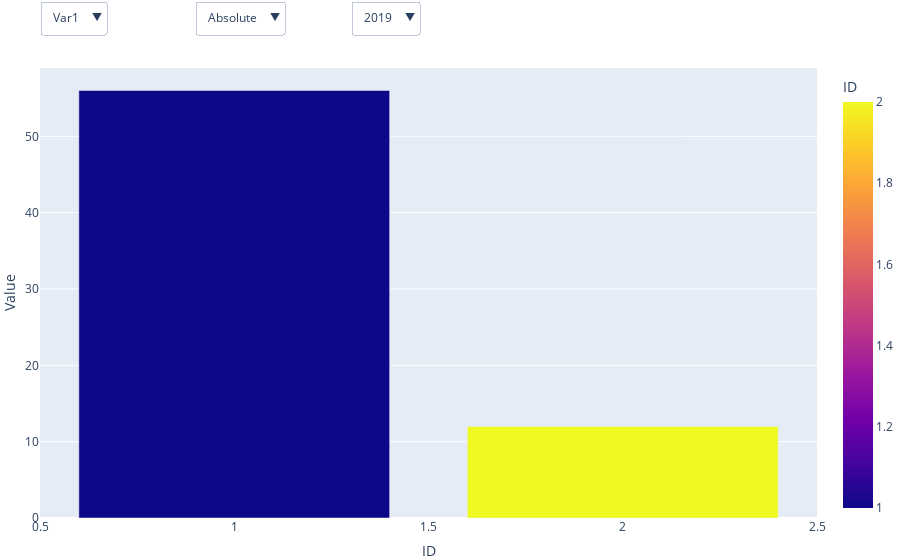

Notebook code cell kept with this figure:
### Code cell
import plotly.express as px
import pandas as pd
import plotly.graph_objects as go

# Sample data
data = {
    'ID': [1, 1, 1, 1, 1, 1, 1, 1, 2, 2, 2, 2, 2, 2, 2, 2],
    'Variable': ['Var1', 'Var1', 'Var2', 'Var2', 'Var1', 'Var1', 'Var2', 'Var2',
                 'Var1', 'Var1', 'Var2', 'Var2', 'Var1', 'Var1', 'Var2', 'Var2'],
    'Dimension': ['Absolute', 'Relative', 'Absolute', 'Relative',
                  'Absolute', 'Relative', 'Absolute', 'Relative',
                  'Absolute', 'Relative', 'Absolute', 'Relative',
                  'Absolute', 'Relative', 'Absolute', 'Relative'],
    'Year': [2019, 2019, 2019, 2019, 2020, 2020, 2020, 2020,
             2019, 2019, 2019, 2019, 2020, 2020, 2020, 2020],
    'Value': [56, 76, 34, 90, 12, 32, 40, 80, 12, 19, 23, 30, 50, 40, 20, 25]
}

df = pd.DataFrame(data)

def create_bar_plot(data, variable, dimension, year):
    filtered_data = data[(data['Variable'] == variable) & 
                         (data['Dimension'] == dimension) & 
                         (data['Year'] == year)]
    
    fig = px.bar(
        filtered_data,
        x='ID',
        y='Value',
        color='ID',
        barmode='group'
    )
    
    fig.update_layout(margin={"r":0,"t":0,"l":0,"b":0})
    return fig

# Initial plot
fig = create_bar_plot(df, 'Var1', 'Absolute', 2019)

# Dropdown buttons
variables = [{'label': str(var), 'method': 'update', 'args': [
                {'y': [df[(df['Variable'] == var) & 
                          (df['Dimension'] == 'Absolute') & 
                          (df['Year'] == 2019)].sort_values(['ID'])['Value'].tolist()]},
                {'title': f'Variable: {var}'}
]} for var in df['Variable'].unique()]

dimensions = [{'label': str(dim), 'method': 'update', 'args': [
                {'y': [df[(df['Variable'] == 'Var1') & 
                          (df['Dimension'] == dim) & 
                          (df['Year'] == 2019)].sort_values(['ID'])['Value'].tolist()]},
                {'title': f'Dimension: {dim}'}
]} for dim in df['Dimension'].unique()]

years = [{'label': str(year), 'method': 'update', 'args': [
                {'y': [df[(df['Variable'] == 'Var1') & 
                          (df['Dimension'] == 'Absolute') & 
                          (df['Year'] == year)].sort_values(['ID'])['Value'].tolist()]},
                {'title': f'Year: {year}'}
]} for year in df['Year'].unique()]


# Add dropdowns to layout
fig.update_layout(
    updatemenus=[
        {'buttons': variables,
         'direction': 'down',
         'showactive': True,
         'x': 0.0,
         'xanchor': 'left',
         'y': 1.15,
         'yanchor': 'top'},
        
        {'buttons': dimensions,
         'direction': 'down',
         'showactive': True,
         'x': 0.2,
         'xanchor': 'left',
         'y': 1.15,
         'yanchor': 'top'},
        
        {'buttons': years,
         'direction': 'down',
         'showactive': True,
         'x': 0.4,
         'xanchor': 'left',
         'y': 1.15,
         'yanchor': 'top'}
    ]
)

# Show figure
fig.show()

### Figure 1 — Plotly figure (JSON) as saved in the notebook; plotly's stock layout.template omitted (floating-point values rounded to 4 significant figures)
{"data": [{"alignmentgroup": "True", "hovertemplate": "ID=%{marker.color}<br>Value=%{y}<extra></extra>", "legendgroup": "", "marker": {"color": [1, 2], "coloraxis": "coloraxis", "pattern": {"shape": ""}}, "name": "", "offsetgroup": "", "orientation": "v", "showlegend": false, "textposition": "auto", "type": "bar", "x": [1, 2], "xaxis": "x", "y": [56, 12], "yaxis": "y"}], "layout": {"barmode": "group", "coloraxis": {"colorbar": {"title": {"text": "ID"}}, "colorscale": [[0, "#0d0887"], [0.1111, "#46039f"], [0.2222, "#7201a8"], [0.3333, "#9c179e"], [0.4444, "#bd3786"], [0.5556, "#d8576b"], [0.6667, "#ed7953"], [0.7778, "#fb9f3a"], [0.8889, "#fdca26"], [1, "#f0f921"]]}, "legend": {"tracegroupgap": 0}, "margin": {"b": 0, "l": 0, "r": 0, "t": 0}, "updatemenus": [{"buttons": [{"args": [{"y": [[56, 12]]}, {"title": "Variable: Var1"}], "label": "Var1", "method": "update"}, {"args": [{"y": [[34, 23]]}, {"title": "Variable: Var2"}], "label": "Var2", "method": "update"}], "direction": "down", "showactive": true, "x": 0, "xanchor": "left", "y": 1.15, "yanchor": "top"}, {"buttons": [{"args": [{"y": [[56, 12]]}, {"title": "Dimension: Absolute"}], "label": "Absolute", "method": "update"}, {"args": [{"y": [[76, 19]]}, {"title": "Dimension: Relative"}], "label": "Relative", "method": "update"}], "direction": "down", "showactive": true, "x": 0.2, "xanchor": "left", "y": 1.15, "yanchor": "top"}, {"buttons": [{"args": [{"y": [[56, 12]]}, {"title": "Year: 2019"}], "label": "2019", "method": "update"}, {"args": [{"y": [[12, 50]]}, {"title": "Year: 2020"}], "label": "2020", "method": "update"}], "direction": "down", "showactive": true, "x": 0.4, "xanchor": "left", "y": 1.15, "yanchor": "top"}], "xaxis": {"anchor": "y", "domain": [0, 1], "title": {"text": "ID"}}, "yaxis": {"anchor": "x", "domain": [0, 1], "title": {"text": "Value"}}}}
